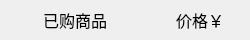
<?xml version="1.0" encoding="UTF-8"?>
<ui version="4.0">
 <class>shopBar</class>
 <widget class="QWidget" name="shopBar">
  <property name="geometry">
   <rect>
    <x>0</x>
    <y>0</y>
    <width>250</width>
    <height>40</height>
   </rect>
  </property>
  <property name="windowTitle">
   <string>Form</string>
  </property>
  <widget class="QLabel" name="label">
   <property name="geometry">
    <rect>
     <x>0</x>
     <y>0</y>
     <width>150</width>
     <height>40</height>
    </rect>
   </property>
   <property name="font">
    <font>
     <family>Times New Roman</family>
     <pointsize>12</pointsize>
    </font>
   </property>
   <property name="text">
    <string>已购商品</string>
   </property>
   <property name="alignment">
    <set>Qt::AlignCenter</set>
   </property>
  </widget>
  <widget class="QLabel" name="label_2">
   <property name="geometry">
    <rect>
     <x>150</x>
     <y>0</y>
     <width>100</width>
     <height>40</height>
    </rect>
   </property>
   <property name="font">
    <font>
     <family>Times New Roman</family>
     <pointsize>12</pointsize>
    </font>
   </property>
   <property name="text">
    <string>价格￥</string>
   </property>
   <property name="alignment">
    <set>Qt::AlignCenter</set>
   </property>
  </widget>
 </widget>
 <resources/>
 <connections/>
</ui>
